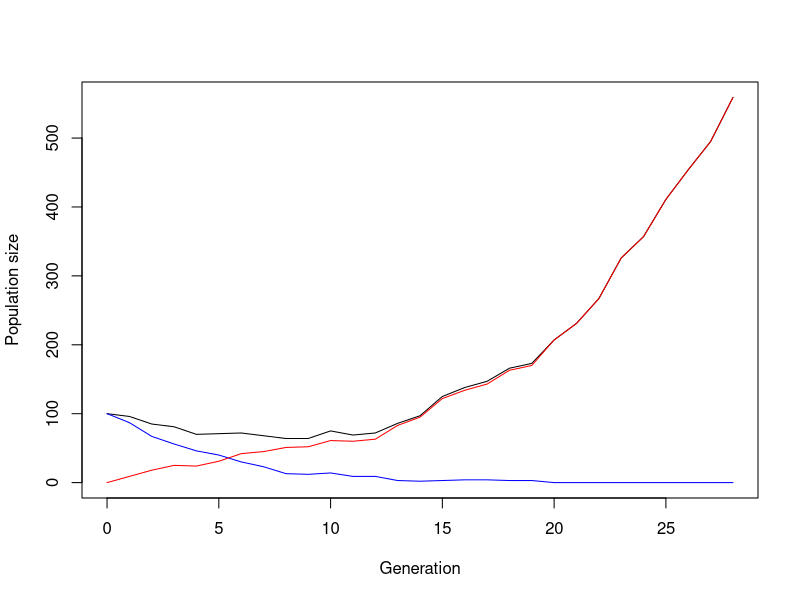

This chart was generated by the following R code:
## ---- chunk 1
simulate_one_gen_migrants_A <- function(N_a, N_A, decay_rate, sel_coeff, mut_rate,lambda_A) {
  # draw offspring according to Poisson distribution
  offsp_a <- rpois(1, N_a * (1-decay_rate))
  offsp_A <- rpois(1, N_A * (1-decay_rate+sel_coeff))
  # draw new mutants according to Poisson distribution
  mut_a_to_A <- rpois(1, offsp_a * mut_rate)
  mut_A_to_a <- rpois(1, offsp_A * mut_rate)
  # draw migrants for each genotype
  #migrants_a <- rpois(1,lambda_a)
  migrants_A <- rpois(1,lambda_A)
  # determine new population sizes of wild type and mutant
  N_a_new <- max(offsp_a - mut_a_to_A, 0) + mut_A_to_a
  N_A_new <- max(offsp_A - mut_A_to_a, 0) + mut_a_to_A + migrants_A
  
  return(c(N_a_new, N_A_new))
}

## ---- chunk 2
#And then we continue with simulating multiple generations:
simulate_pop_migrants_nur_A <- function(N0_a, N0_A, decay_rate, sel_coeff, migrants_A, mut_rate, t_max) {
  # Create the vector in which to save the results
  pop_vector <- c(N0_a, N0_A)
  # initiate the variables
  pop_new <- c(N0_a, N0_A)
  for(i in 1:t_max+1){
    pop_new <- simulate_one_gen_migrants_A(pop_new[1],pop_new[2], decay_rate, sel_coeff, mut_rate, migrants_A)
    pop_vector <- rbind(pop_vector, pop_new)
    if (pop_new[1]+pop_new[2]>=5*(N0_a+ N0_A) | pop_new[1]+pop_new[2]==0) break
     }

  # define the row and column names of the output vector
  rownames(pop_vector) <- (0:t_max)[1:length(pop_vector[,1])] # note that the vector has to be cut if the simulation stopped early
  colnames(pop_vector) <- c("a","A")
  # return the result
  return(pop_vector)	
}
## ---- chunk 3
max_gen <- 1000
N0_a <- 100
N0_A <- 0
decay_rate <- 0.1
sel_coef <- 0.2
migrants_A <- 5
mut_rate <- 0
# create your simulation data
output <- simulate_pop_migrants_nur_A(N0_a, N0_A, decay_rate, sel_coef, migrants_A,mut_rate,max_gen)
# plot the output - note that the plot range and the x axis have to be adjusted based on the length of the table
# determine x axis range 
print(head(output))
x_range <- 0:(length(output[,1])-1)
# this plots the total population size
plot(x_range,output[,1]+output[,2],type='l',ylim=c(0,max(output[,1]+output[,2])),xlab = "Generation",ylab = "Population size")
# add number of wild type individuals
lines(x_range,output[,1], col="blue")
# add number of mutant individuals
lines(x_range,output[,2], col="red")
